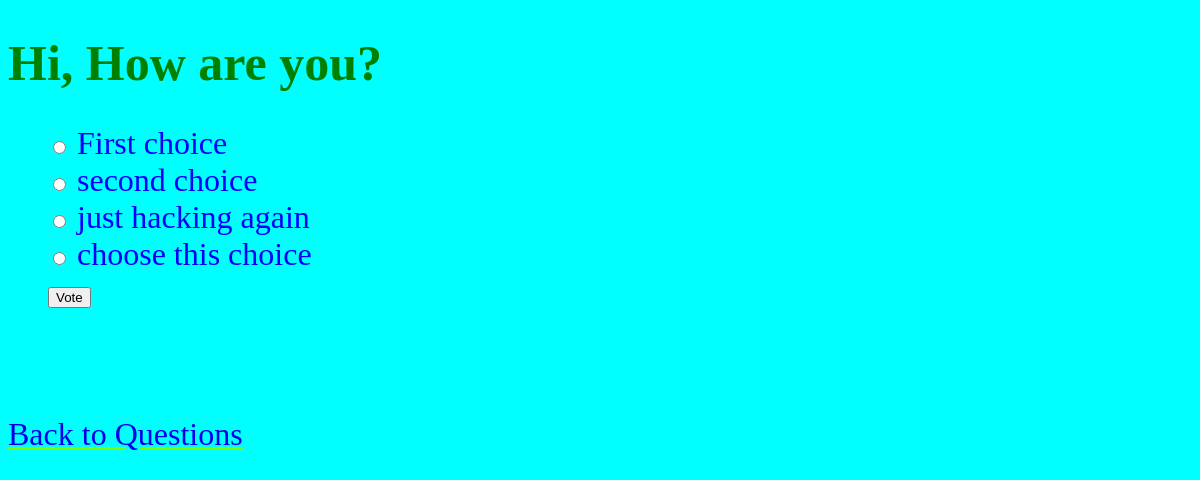
Page /app/2/ on the committed database.
### app/models.py (models this page shows, shortened)
class Question(models.Model):
    question_text = models.CharField(max_length=200)
    pub_date = models.DateTimeField('date published')

class Choice(models.Model):
    question = models.ForeignKey(Question, on_delete=models.CASCADE)
    choice_text = models.CharField(max_length=200)
    votes = models.IntegerField(default=0)

### app/views.py (the view)
# urls.py: path('<int:pk>/', views.DetailView.as_view(), name='detail'),
class DetailView(generic.DetailView):
    model = Question
    template_name = 'app/detail.html'

### templates/app/detail.html (shortened to what this page needs)
{% extends './base.html' %}
{% block content %}
<h1>{{ question.question_text }}</h1>
<ul>
    <form action="{% url 'app:vote' question.id %}" method="post">
        {% for choice in question.choice_set.all %}
            <input type="radio" name="choice" id="choice{{ forloop.counter }}" value="{{ choice.id }}">
            <label for="choice{{ forloop.counter }}">{{ choice.choice_text }}</label><br>
        {% endfor %}
        {% if question.choice_set.all %}
        <input type="submit" value="Vote">
        {%else%}
            <p> No choices available to vote.!</p>
        {% endif %}
    </form>
</ul>
<br><br><a href="{% url 'app:index' %}">Back to Questions</a>
{% endblock %}

### static/app/style.css (style rules this page uses)
body { background-color: cyan; padding-top: initial; text-indent: initial; text-align: left; font-size: 32px; }
a { text-decoration-color: lawngreen; }
ul { color: blue; }
h1 { color: green; font-size: 50px; font-weight: bold; font-family: verdana; }

### rows in the picture
Question: question_text "Hi, How are you?"
Choice: choice_text "First choice"
Choice: choice_text "second choice"
Choice: choice_text "just hacking again"
Choice: choice_text "choose this choice"
